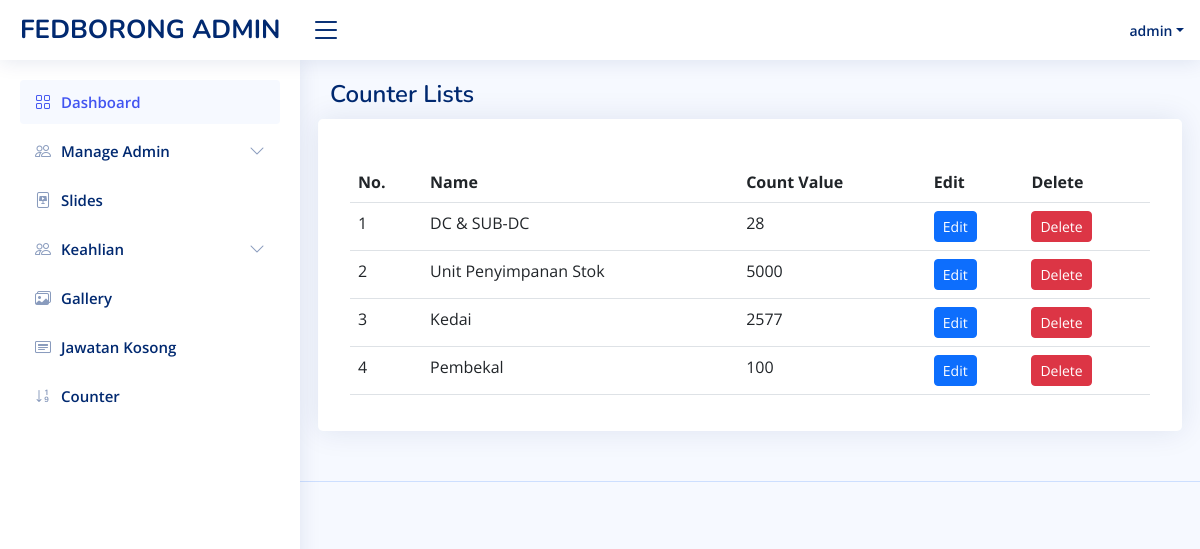
The page /admin-counter.php (signed in) on the database as committed earlier.
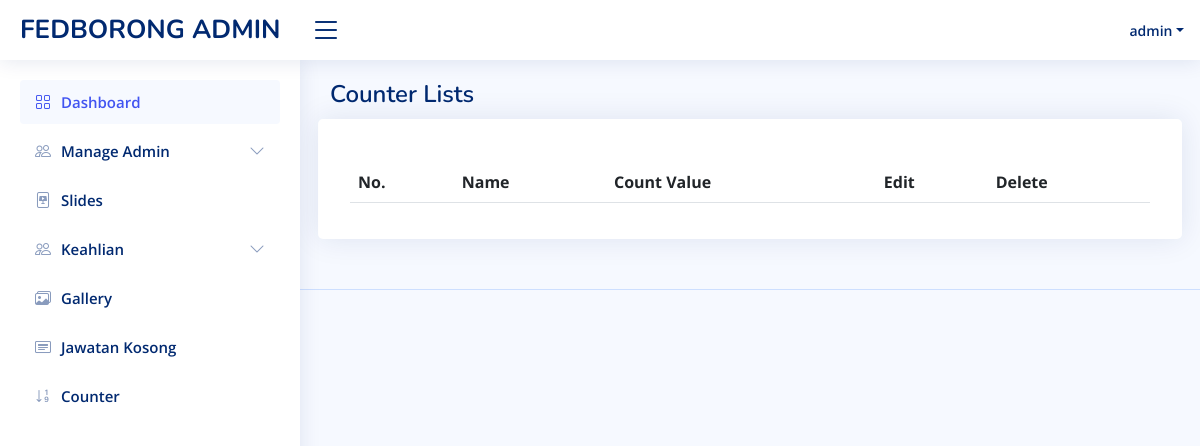
The same page on the database as committed later.
### tables this page shows
CREATE TABLE `counter` (
  `id` int(11) NOT NULL,
  `name` varchar(50) NOT NULL,
  `count` int(11) NOT NULL
);

### admin-counter.php (the view, shortened to what this page needs)
<?php
    if(isset($_SESSION['username'])) {
?>
<?php
include 'admin/admin-header.php';
?>
<body>
<?php include 'admin-nav.php';?>
  <main id="main" class="main">
  <div class="pagetitle">
      <h1>Counter Lists</h1>
    </div>
    <section class="section">
      <div class="row">
      <div class="card">
            <div class="card-body">
              <h5 class="card-title"></h5>
              <table class="table">
                <thead>
                  <tr>
                    <th scope="col">No.</th>
                    <th scope="col">Name</th>
                    <th scope="col">Count Value</th>
                    <th scope="col">Edit</th>
                    <th scope="col">Delete</th>
                  </tr>
                </thead>
                <tbody>
                  <?php
                  $count=1;
                  $sel_query="Select * from counter ORDER BY id desc;";
                  $result = mysqli_query($conn,$sel_query);
                  while($row = mysqli_fetch_assoc($result)) { ?>
                  <tr>
                    <td><?php echo $count; ?></td>
                    <td><?php echo $row['name'] ?></td>
                    <td><?php echo $row['count'] ?></td>
                    <td><a href="admin-counter-edit?id=<?php echo $row['id'] ?>" class="btn btn-primary btn-sm">Edit</a></td>
                    <td>
                    <button type="button" class="btn btn-danger btn-sm" data-bs-toggle="modal" data-bs-target="#verticalycentered-<?php echo $row['id'] ?>">
                     Delete
                    </button>
                    </td>
                  </tr>
                  <?php $count++; } ?>
                </tbody>
              </table>
            </div>
          </div>
      </div>
    </section>
  </main>
  <?php include 'admin/admin-footer.php' ?>
<?php
    } else {
        header("Location: ../Moderna/admin-login?error=login_first");
        exit();
    }
 ?>

Rows that differ between the two databases and show on the page:
removed counter: name "DC & SUB-DC", count "28"
removed counter: name "Unit Penyimpanan Stok", count "5000"
removed counter: name "Kedai", count "2577"
removed counter: name "Pembekal", count "100"
